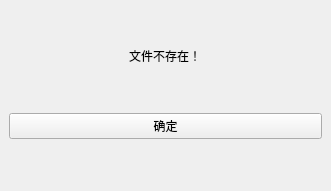
<?xml version="1.0" encoding="UTF-8"?>
<ui version="4.0">
 <class>warnningwidget</class>
 <widget class="QMainWindow" name="warnningwidget">
  <property name="geometry">
   <rect>
    <x>0</x>
    <y>0</y>
    <width>331</width>
    <height>191</height>
   </rect>
  </property>
  <property name="minimumSize">
   <size>
    <width>331</width>
    <height>191</height>
   </size>
  </property>
  <property name="maximumSize">
   <size>
    <width>331</width>
    <height>191</height>
   </size>
  </property>
  <property name="windowTitle">
   <string>提示</string>
  </property>
  <widget class="QWidget" name="centralwidget">
   <layout class="QVBoxLayout" name="verticalLayout">
    <item>
     <widget class="QLineEdit" name="lineEdit">
      <property name="autoFillBackground">
       <bool>false</bool>
      </property>
      <property name="styleSheet">
       <string notr="true">QLineEdit {
    background-color: palette(window);  /* 与界面背景色一致 */
    border: none;                       /* 无边框 */
}</string>
      </property>
      <property name="text">
       <string>文件不存在！</string>
      </property>
      <property name="alignment">
       <set>Qt::AlignmentFlag::AlignCenter</set>
      </property>
     </widget>
    </item>
    <item>
     <widget class="QPushButton" name="pushButton">
      <property name="styleSheet">
       <string notr="true"/>
      </property>
      <property name="text">
       <string>确定</string>
      </property>
     </widget>
    </item>
   </layout>
  </widget>
 </widget>
 <resources/>
 <connections/>
</ui>
